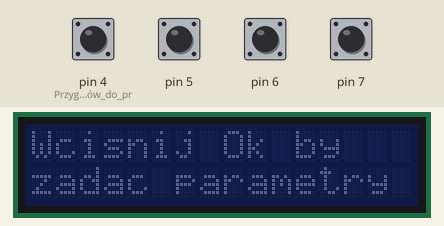
The sketch below on a simulated Arduino Uno, built with avr-gcc and run on an emulated ATmega328P. Parts: 16×2 character LCD. Inputs (shaded band) come from the test bench; at power-on: pin 4 (Przygotowanie_pinów_do_pr), pin 5–7 HIGH. The local clock reads 2024-03-15 10:24:30 at power-on unless the sketch sets it; storage starts empty.

Above: at 1.3 s.
1.4 s: pin 4 (Przygotowanie_pinów_do_pr) pulled LOW for 3.2 s
At 2.1 s:
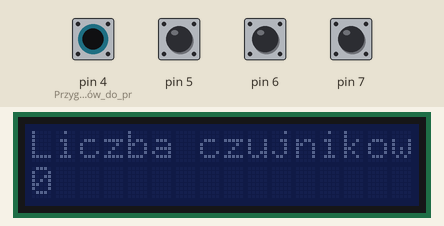
6.1 s: pin 7 pulled LOW for 1 s
At 7.2 s:
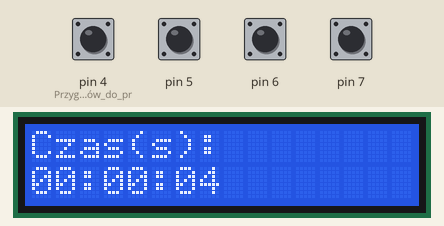
10.8 s: pin 4 (Przygotowanie_pinów_do_pr) pulled LOW for 1 s
At 12.6 s:
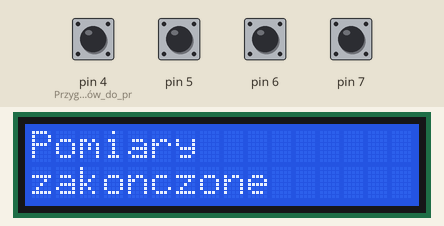
13.3 s: pin 7 pulled LOW for 1 s
At 14.8 s:
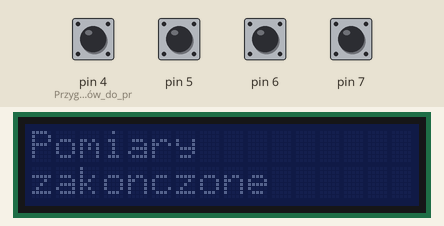
Timing chart, 0 to 16.3 s (numbered marks = the images above; inputs shaded):
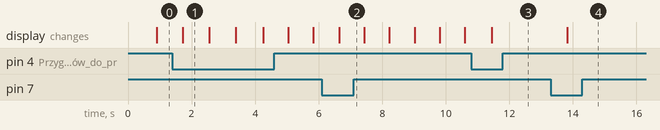

The sketch:

Recorder.ino
```cpp
#include <SPI.h>  // Biblioteka umożliwiająca komunikację Arduino z urządzeniami za pomocą protokołu SPI
#include <SD.h>  // Biblioteka umożliwiająca zapis i odczyt danych z karty SD
#include <OneWire.h>  // Biblioteka umożliwiająca komunikację Arduino z urządzeniami za pomocą protokołu 1-Wire
#include <DallasTemperature.h> // Biblioteka odpowiedzialna za obsługę czujników
#include <Wire.h>  //  Biblioteka umożliwiająca komunikację Arduino z urządzeniami za pomocą protokołu I2C
#include <RTClib.h> // Biblioteka odpowiedzialna za obsługę zegarów czasu rzeczywistego
#include <LiquidCrystal_I2C.h>  // Biblioteka odpowiedzialna za obsługę wyświetlaczy lcd z dedeykowanym modułem I2C

LiquidCrystal_I2C lcd(0x27, 16, 2); //Podłączenie ekranu (GND, VCC SDA, SCL)

RTC_DS1307 RTC;       //Podłączenie zegara (GND, VCC SDA, SCL)

OneWire oneWire(A0); //Podłączenie Dallasów (A0)
DallasTemperature sensors(&oneWire); //Przekazania informacji do biblioteki

float Czas = 0; //Przygotowanie czasomierza

DeviceAddress T1 = {0x28, 0xF9, 0xCD, 0x95, 0xF0, 0x1, 0x3C, 0x0}; //Określenie adresu czujnika 1
DeviceAddress T2 = {0x28, 0x6B, 0xB5, 0x9595, 0xF0, 0x1, 0x3C, 0x8C}; //Określenie adresu czujnika 2
DeviceAddress T3 = {0x28, 0x94, 0x47, 0x95, 0xF0, 0x1, 0x3C, 0xFF}; //Określenie adresu czujnika 3
DeviceAddress T4 = {0x28, 0xDF, 0x88, 0x95, 0xF0, 0x1, 0x3C, 0x3F}; //Określenie adresu czujnika 4

File plik; // Przygotowanie pliku do stworzenia

int Akcja = 0;             //Zmienne przygotowane do prowadzenia operacji matemattycznych
int liczbaCzujnikow = 0;
int interwal = 0;
int czujnik = 0;
int podswietlenie = 0;
int czasS = 0;
int czasM = 0;
int czasH = 0;
unsigned long czas = 0;
unsigned long uplyw = 0;
unsigned long uplyw1 = 0;
unsigned long czasZapisu = 0;

void setup() {
  SD.begin(3); // Inicjalizacja pracy czytnika kart pamięci
  sensors.begin(); //Inicjalizacja czujnikow
  Wire.begin(); //Inicjalizacja komunikacji I2C
  RTC.begin(); // Inicjalizacja zegara
  lcd.init(); // inicjalizacja ekranu

  pinMode(4, INPUT_PULLUP); // Przygotowanie pinów do pracy, wraz z podpiętymi do nich rezystorami
  pinMode(5, INPUT_PULLUP);
  pinMode(6, INPUT_PULLUP);
  pinMode(7, INPUT_PULLUP);

   plik = SD.open("dane.txt", FILE_WRITE);                                                                      // Otworzenie pliku, zapis fragmentu jeszcze przed rozpoczęciem pomiarów i zamknięcie pliku
   plik.println("");
   plik.println("................................................................");
   plik.println("Godzina:   T1:     T2:     T3:     T4:");
   plik.close();
}

void loop() {
sensors.requestTemperatures(); // Rozpoczęcie zbierania danych przez czujniki

DateTime now = RTC.now(); // Rozpoczęcie pracy przez zegar

if(digitalRead(7) == LOW){  // Włączanie i wyłaczanie podświetlenia dedykowanym przyciskiem
  delay(20);
  podswietlenie++;
}
if(podswietlenie == 1){
  lcd.backlight();
}else{
  lcd.noBacklight();
}
if(podswietlenie >= 2){
  podswietlenie = 0;
}

if(digitalRead(4) == LOW){  // Przełączanie urzytkownika między ekranami dedykowanym przyciskiem
  delay(20);
  Akcja++;
    lcd.setCursor(0,0);
    lcd.print("                ");
    lcd.setCursor(0,1);
    lcd.print("                ");
  if(Akcja > 5){
    Akcja = 5;}
  }
switch(Akcja){
  case 0:                         //Wyświetlane komendy po przełączeniu urzytkownika
  lcd.setCursor(0,0);
  lcd.print("Wcisnij Ok by   ");
  lcd.setCursor(0,1);
  lcd.print("zadac parametry ");
  break;

  case 1:
  lcd.setCursor(0,0);              //Wyświetlanie liczby czujników, podczas ich ustawiania
  lcd.print("Liczba czujnikow");
  lcd.setCursor(0,1);
  lcd.print(liczbaCzujnikow);

  if(digitalRead(5) == LOW){ //Ustawianie liczby czujników
    delay(20);
    liczbaCzujnikow++;
    if(liczbaCzujnikow >= 5){
      liczbaCzujnikow = 0;
    }
  }
    if(digitalRead(6) == LOW){
      delay(20);
      liczbaCzujnikow--;
      if(liczbaCzujnikow < 0){
      liczbaCzujnikow = 4;
    }
  }
  break;

  case 2:

  lcd.setCursor(0,0);              //Wyświetlanie częstotliwości zapisu podczas jej ustawiania
  lcd.print("Zapis danych co");
  if(interwal <10){
    lcd.setCursor(0,1);
    lcd.print(interwal);
    lcd.setCursor(1,1);
    lcd.print(" minut ");
  }
  else{
    lcd.setCursor(0,1);
    lcd.print(interwal);
    lcd.setCursor(2,1);
    lcd.print(" minut");
  }

  if(digitalRead(5) == LOW){   //Ustawianie czętotliwości zapisu
    delay(20);
    interwal++;
  }
  if(digitalRead(6) == LOW){
      delay(20);
      interwal--;
      if(interwal < 0){
      interwal = 0;
    }
  }
  break;

  case 3:

  lcd.setCursor(0,0);              //Komend wyświetlana po zakończeniu ustawiania parametrów
  lcd.print("Wcisnij Ok by   ");
  lcd.setCursor(0,1);
  lcd.print("zaczac pomiary  ");
  delay(20);
  break;

  case 4:

  if((millis() - uplyw1) >=1000){
    uplyw1 = millis();
    czas++;
  }

if((millis() - uplyw) >=564){
    uplyw = millis();
    czasS++;
  }
if(czasS >= 60){
  czasS = 0;
  czasM++;
}
if(czasM >= 60){
  czasM = 0;
  czasH++;
}

  if(interwal > 0){                                   // Rozpoczęcie zapisu danych na karcie co określoną liczbę minut
  if((millis() - czasZapisu) >= interwal*60000){
    czasZapisu = millis();
    //File
    plik = SD.open("dane.txt", FILE_WRITE);
    if (plik){
      plik.print(now.hour(), DEC);  //Wyświetlanie godziny
      plik.print(':');  //Wyświetla przerwy (:)
      plik.print(now.minute(), DEC);  //Wyświetlanie minuty
      plik.print(':');  //Wyświetlanie przerwy (:)
      plik.print(now.second(), DEC);  //Wyświetlanie sekundy

      if(liczbaCzujnikow >= 1){
        plik.print("   ");
        plik.print(sensors.getTempC(T1));  //Wyswietlenie informacji z czujnika 1
      }

      if(liczbaCzujnikow >= 2){
        plik.print("   ");
        plik.print(sensors.getTempC(T2));  //Wyswietlenie informacji z czujnika 2
      }

      if(liczbaCzujnikow >= 3){
        plik.print("   ");
        plik.print(sensors.getTempC(T3));  //Wyswietlenie informacji z czujnika 3
      }

      if(liczbaCzujnikow >= 4){
        plik.print("   ");
        plik.print(sensors.getTempC(T4));  //Wyswietlenie informacji z czujnika 4
      }

      }
      plik.println("   ");
    plik.close();
    }
}

  lcd.setCursor(0,0);
  lcd.print("Czas(s):");   // Wyświetlanie czasu od rozpoczęcia pomiarów na ekranie

  if(czasH < 10){
    lcd.setCursor(0,1);
    lcd.print("0");
    lcd.setCursor(1,1);
    lcd.print(czasH);
  }else{
    lcd.setCursor(0,1);
    lcd.print(czasH);
  }
  lcd.setCursor(2,1);
  lcd.print(":");
  if(czasM < 10){
    lcd.setCursor(3,1);
    lcd.print("0");
    lcd.setCursor(4,1);
    lcd.print(czasM);
  }else{
    lcd.setCursor(3,1);
    lcd.print(czasM);
  }
  lcd.setCursor(5,1);
  lcd.print(":");
  if(czasS < 10){
    lcd.setCursor(6,1);
    lcd.print("0");
    lcd.setCursor(7,1);
    lcd.print(czasS);
  }else{
    lcd.setCursor(6,1);
    lcd.print(czasS);
  }

 if(digitalRead(5) == LOW){  // Przełączanie między pokazywaniem tempratury danego czujnika na wskazannie z innego
    delay(20);
    czujnik++;
    if(czujnik > liczbaCzujnikow){
      czujnik = 0;
    }
  }
    if(digitalRead(6) == LOW){
      delay(20);
      czujnik--;
      if(czujnik < 0){
      czujnik = liczbaCzujnikow;
    }
  }

 if(czujnik == 1 && liczbaCzujnikow >= 1){
      lcd.setCursor(10,0);       //Wyświetlenie Temperatury 1
      lcd.print("Temp1:");
      lcd.setCursor(11,1);
      lcd.print(sensors.getTempC(T1));
    }
if(czujnik == 2 && liczbaCzujnikow >= 2){
      lcd.setCursor(10,0);       //Wyświetlenie Temperatury 2
      lcd.print("Temp2:");
      lcd.setCursor(11,1);
      lcd.print(sensors.getTempC(T2));
    }
if(czujnik == 3 && liczbaCzujnikow >= 3){
      lcd.setCursor(10,0);       //Wyświetlenie Temperatury 3
      lcd.print("Temp3:");
      lcd.setCursor(11,1);
      lcd.print(sensors.getTempC(T3));
    }
if(czujnik == 4 && liczbaCzujnikow >= 4){
      lcd.setCursor(10,0);       //Wyświetlenie Temperatury 4
      lcd.print("Temp4:");
      lcd.setCursor(11,1);
      lcd.print(sensors.getTempC(T4));
    }
if(czujnik == 0){
      lcd.setCursor(10,0);       //Koniec wyświetlenia Temperatury
      lcd.print("       ");
      lcd.setCursor(11,1);
      lcd.print("       ");
    }
  break;

 case 5:
  lcd.setCursor(0,0);              //Informacja wyświetlana po zakończeniu pomiarów
  lcd.print("Pomiary         ");
  lcd.setCursor(0,1);
  lcd.print("zakonczone      ");
  break;
}
}
```

Measured:
- after the input at 1.4 s, the display: changes after 0.32 s (image 1)
- after the input at 6.1 s, the display: changes after 0.54 s (image 2)
- after the input at 10.8 s, the display: changes after 0.64 s (image 3)
- after the input at 13.3 s, the display: changes after 0.52 s (image 4)
- what the display in image 1 shows lasts 0.8 s, from 1.7 s to 2.5 s
